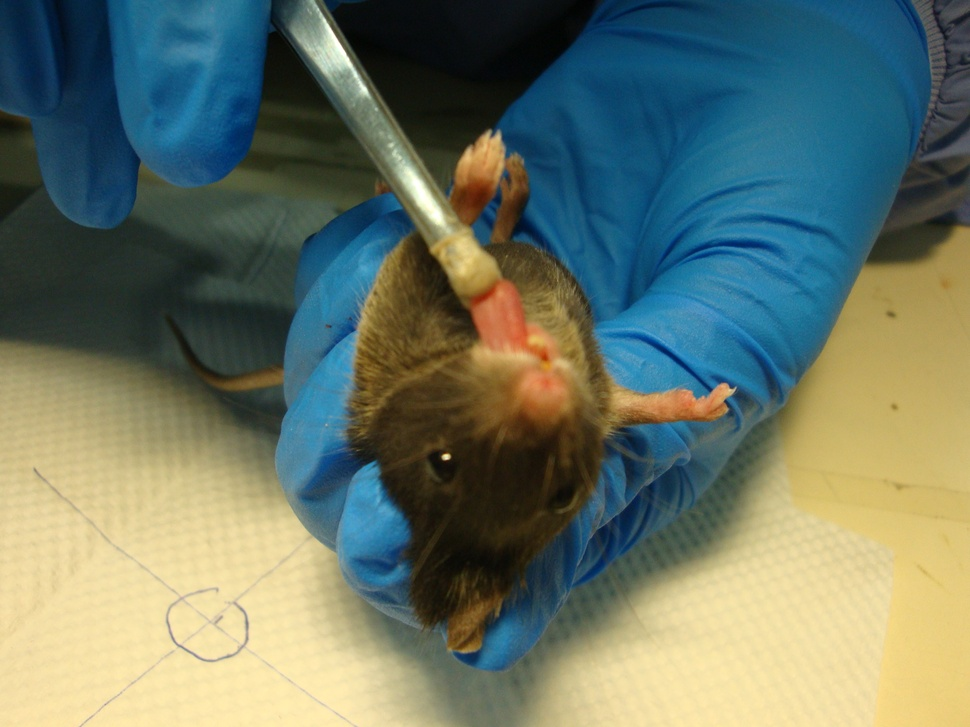
#> input picture img/pic.jpg, 970 x 727 px, shrunk from 2048 x 1536 before the run
$ python 2d-fft.py
#> lines starting #> are read from the running program, lines starting #| are printed output that depends on the picture
import numpy as np
import pylab as plt
import Image

#Read image
name = 'img/pic.jpg'
img = Image.open(name).convert('L')
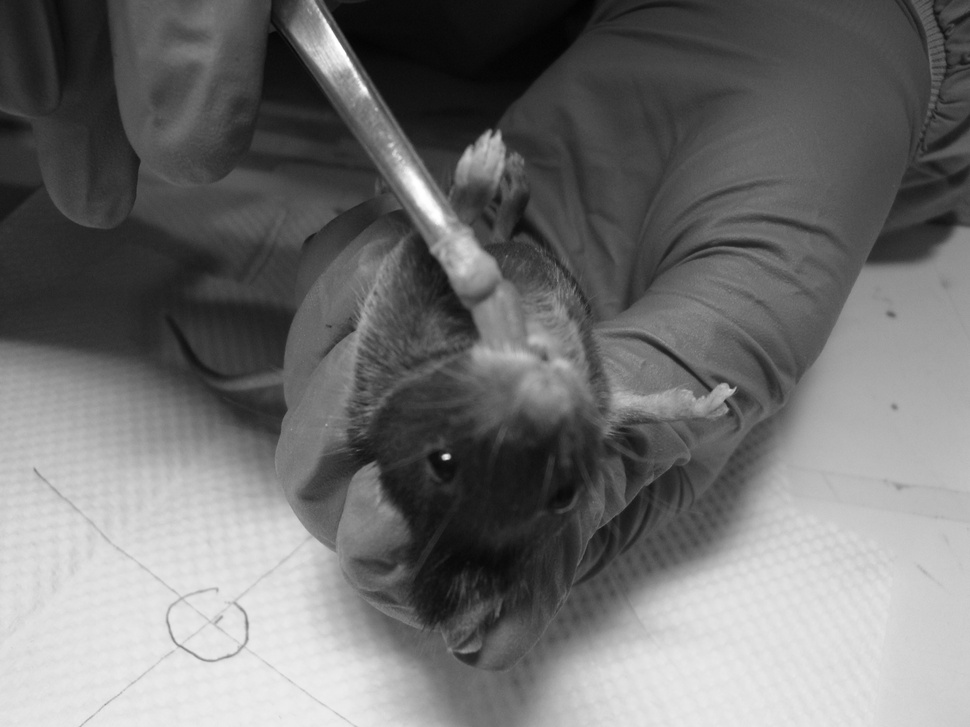
#> img: PIL image 970x727 L; min 2, max 255, mean 112.9
y = np.asarray(img)
#print 'y max =', y.max()
#print 'y min =', y.min()
img_width = y.shape[0]
#> img_width = 727
img_height = y.shape[1]
#> img_height = 970

if img_width == img_height:
  size = img_width
elif img_width > img_height:
  size = img_width
else:
  size = img_height
#> size = 970

#FFT process
Y = np.fft.fft2(y, [size, size])
Y = np.fft.fftshift(Y)
Y = np.log(abs(Y))
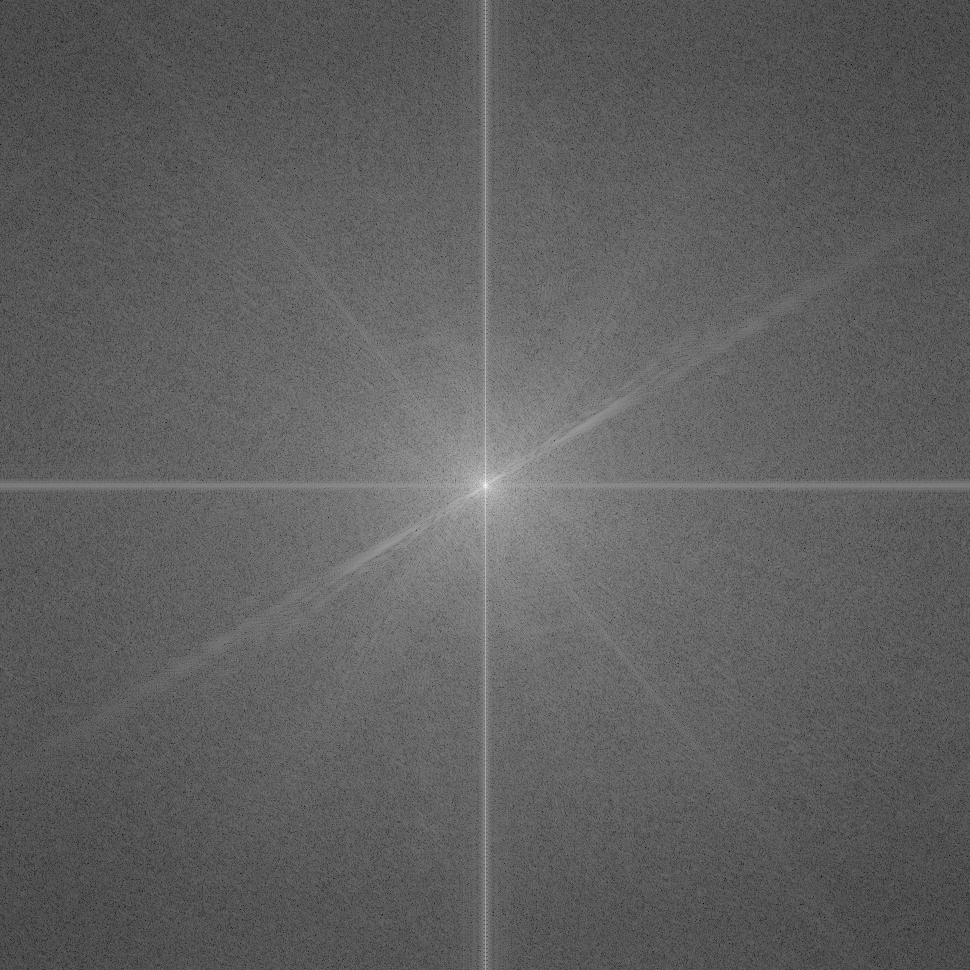
#> Y: shape (970, 970) float64; min 0.375, max 18.19, mean 7.09; drawn with min black and max white
# [5 lines of commented-out code are left out]
plt.figure(2)
plt.imshow(Y)
plt.savefig('output.png', dpi=96)
#plt.show()
